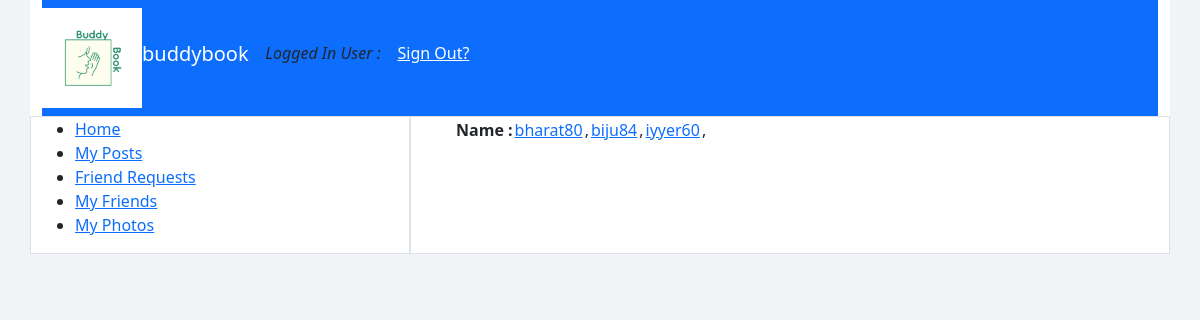
Screenshot of /likers14/ with the database file from the repository.
### app_buddy/models.py (models this page shows)
class liked_by_tb(models.Model):
    user_id=models.ForeignKey(register_tb,on_delete=models.CASCADE)
    post_id=models.ForeignKey(post_tb,on_delete=models.CASCADE)

class register_tb(models.Model):
    first_name=models.CharField(max_length=20)
    last_name=models.CharField(max_length=20)
    gender=models.CharField(max_length=20)
    dob=models.CharField(max_length=20)
    email=models.CharField(max_length=20)
    phone=models.CharField(max_length=20)
    address=models.CharField(max_length=20)
    photo=models.FileField()
    user_name=models.CharField(max_length=20)
    password=models.CharField(max_length=20)

### app_buddy/views.py (the view)
# urls.py: path('likers<int:id>/',views.likers,name='likers'),
def likers(request,id):
    post=post_tb.objects.filter(id=id)
    user=register_tb.objects.filter(id=id)
    post_id=post[0].id
    liker=liked_by_tb.objects.filter(post_id_id=post_id)
    return render(request,'app_buddy/liked_by.html',{'key':liker,'buddy':user})

### template/app_buddy/liked_by.html (shortened to what this page needs)
<!DOCTYPE html>
<html lang="en">
<head>
  <link rel="stylesheet" href="/static/bootstrap-5.3.2-dist/css/bootstrap.css">
</head>
<body style="background-color:rgb(241, 244, 246);">
  <div class="container bg-white">
      <div class="navbar navbar-expand-lg bg-primary">
          <img src="/media/buddy_book_Logo.png" alt="" height="100" width="100" class="bg-white"><h5 style="color:white;">buddybook</h5>&nbsp;&nbsp;&nbsp;&nbsp;<h6 class="align-content-end"><em>Logged In User : </em><b class="text-white"></b></h6><h6>&nbsp;&nbsp;&nbsp;&nbsp;<a href="{% url 'log_out' %}" class="text-white">Sign Out?</a></h6>
      </div>
      <div class="row">
          <div class="col-4 border">
              <ul>
                <li><a href="{% url 'home' %}">Home</a></li>
                <li><a href="{% url 'my_post' %}">My Posts</a></li>
                <li><a href="{% url 'friend_request' %}">Friend Requests</a></li>
                <li><a href="{% url 'friend_list' %}">My Friends</a></li>
                <li><a href="{% url 'my_photos' %}">My Photos</a></li>
              </ul>
          </div>
          <div class="col-8 border">
            <div>
                <ul>
                    <table>
                        <tr>
                            <th>Name :</th>
                            {% for i in key %}
                            <td><a href="#">{{i.user_id.user_name}}</a></td>
                            <td>, </td>
                            {% endfor %}
                        </tr>
                    </table>
                </ul>
            </div>
          </div>
      </div>
  </div>
</body>
</html>

### rows the page displays
liked_by_tb: user_id.user_name "bharat80"
liked_by_tb: user_id.user_name "biju84"
liked_by_tb: user_id.user_name "iyyer60"
